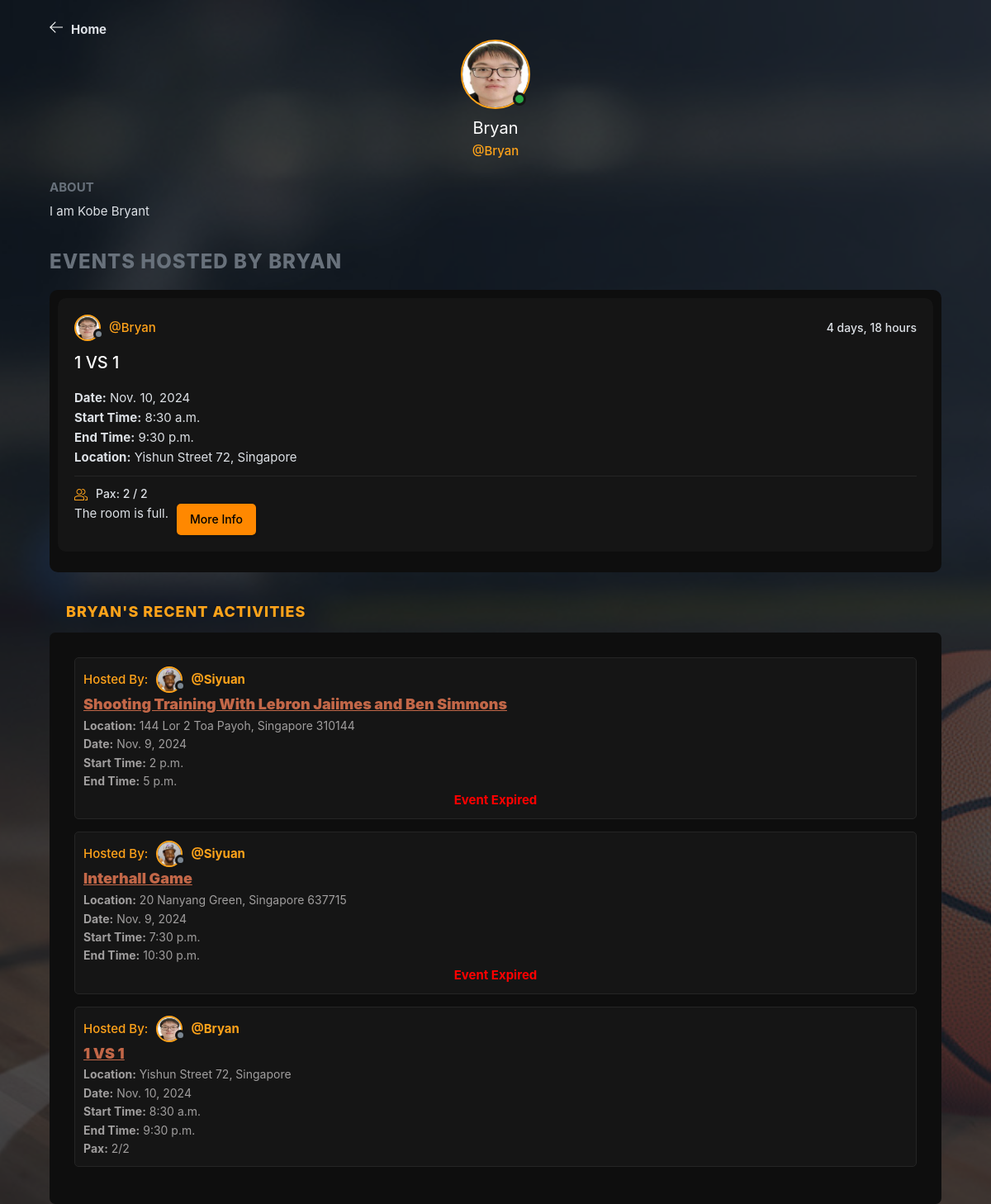
Screenshot of /profile/58 (signed in) with the database file from the repository.
### base/models.py (models this page shows, shortened)
class User(AbstractUser):
    name = models.CharField(max_length=200, null=True)
    email = models.EmailField(unique=True, null=True)
    username = models.CharField(max_length=200, unique=True, null=True)
    bio = models.TextField(null=True)
    avatar = models.ImageField(null=True, default="avatar.svg")
    telegram_id = models.CharField(max_length=200, null=True, blank=True)
    telegram_name = models.CharField(max_length=200, null=True, blank=True)
    email_notifications_enabled = models.BooleanField(default=True)
    telegram_notifications_enabled = models.BooleanField(default=False)
    USERNAME_FIELD = 'username'
    REQUIRED_FIELDS = []

class Room(models.Model):
    host = models.ForeignKey(User, on_delete=models.SET_NULL, null=True)
    topic = models.ForeignKey('Topic', on_delete=models.SET_NULL, null=True)
    location = models.CharField(max_length=255, default="Unknown location")  # New field for location
    date = models.DateField(null=True, blank=True)  # New field for date
    start_time = models.TimeField(null=True, blank=True)  # New field for start time
    end_time = models.TimeField(null=True, blank=True)  # New field for end time
    pax_required = models.PositiveIntegerField(null=True, blank=True)  # New field for pax required
    name = models.CharField(max_length=200)
    description = models.TextField(null=True, blank=True)
    participants = models.ManyToManyField(User, related_name='participants', blank=True)
    latitude = models.FloatField(null=True, blank=True)
    longitude = models.FloatField(null=True, blank=True)
    updated = models.DateTimeField(auto_now=True)
    created = models.DateTimeField(auto_now_add=True)
    reminder_sent = models.BooleanField(default=False)
    @property
    def is_upcoming(self):
        if self.date and self.end_time:
            event_datetime = datetime.combine(self.date, self.end_time)
            if timezone.is_naive(event_datetime):
                event_datetime = timezone.make_aware(event_datetime, timezone.get_current_timezone())
            return timezone.now() < event_datetime
        return False
    def user_has_joined(self, user):
        return self.participants.filter(id=user.id).exists()
    def is_full(self):
        return self.participants.count() >= self.pax_required
    class Meta:
        ordering = ['-updated', '-created']

### base/views.py (the view)
# urls.py: path('profile/<str:pk>', views.userProfile, name="user-profile"),
@login_required(login_url = 'login')
def userProfile(request, pk):
    user = User.objects.get(id=pk)
    rooms = user.room_set.all()
    room_messages = user.message_set.all()
    topics = Topic.objects.all()
    rooms_hosted_by_user = Room.objects.filter(host=user)  # Filter rooms hosted by this user
    rooms_joined = Room.objects.filter(participants=user)  # Rooms joined by the user
    activities = get_user_activities(user)
    for room in rooms_hosted_by_user:
        participants_count = room.participants.count()
        room.has_joined = room.user_has_joined(request.user)
        room.is_full = room.is_full
    context = {'user': user, 'rooms': rooms, 'topics': topics, 'rooms_hosted_by_user': rooms_hosted_by_user, 'activities': activities,}
    return render(request, 'base/profile.html', context)

### base/utils.py (called while the page is built)
def get_user_activities(user):
    rooms_joined = Room.objects.filter(participants=user)
    return list(rooms_joined)

### base/templates/base/profile.html (shortened to what this page needs)
{% extends 'main.html' %}
{% block content %}
  <main class="profile-page layout layout--3">
      <div class="roomList">
        <div class="container1">
          <div class="room__topLeft">
            <a href="{% url 'home' %}">
              <svg version="1.1" xmlns="http://www.w3.org/2000/svg" width="32" height="32" viewBox="0 0 32 32">
                <title>arrow-left</title>
                <path
                  d="M13.723 2.286l-13.723 13.714 13.719 13.714 1.616-1.611-10.96-10.96h27.625v-2.286h-27.625l10.965-10.965-1.616-1.607z"
                ></path>
              </svg>
            </a>
            <h2>Home</h2>
          </div>
          <div class="profile">
            <div class="profile__avatar">
              <div class="avatar avatar--large active">
                <img src="{{user.avatar.url}}" />
              </div>
            </div>
            <div class="profile__info">
              <h3>{{user.username}}</h3>
              <p>@{{user.username}}</p>
            </div>
            <div class="profile__about">
              <h3>About</h3>
              <p>
                {{user.bio}}
              </p>
            </div>
          </div>
        </div>
        <div class="container4">
          <div class="roomList__header">
            <h2>Events Hosted by {{ user.username }}</h2>
          </div>
          <div>
            {% include 'base/feed_component.html' with rooms=rooms_hosted_by_user %}
          </div>
          <div>
            {% include 'base/activity_component.html' %}
          </div>
        </div>
       </div>
  </main>
  {% endblock content %}

### base/templates/base/feed_component.html (shortened to what this page needs)
<div class="parentroomlistcontainer">
  {% for room in rooms %}
  <div class="roomListRoom">
      <div class="roomListRoom__header">
        {% if room.host and room.host.id %}
          <a href="{% url 'user-profile' room.host.id %}" class="roomListRoom__author">
              <div class="avatar avatar--small">
                  <img src="{{room.host.avatar.url}}" />
              </div>
              <span>@{{room.host.username}}</span>
          </a>
      {% else %}
          <span>@{{ room.host.username }}</span>
      {% endif %}
        <div class="roomListRoom__actions">
          <span>{{room.created|timesince}}</span>
        </div>
      </div>
      <div class="roomListRoom__content">
        <a href="{% url 'room' room.id %}">{{room.name}}</a>
        <p><strong>Date:</strong> {{ room.date }}</p>
        <p><strong>Start Time:</strong> {{ room.start_time }}</p>
        <p><strong>End Time:</strong> {{ room.end_time }}</p>
        <p><strong>Location:</strong> {{ room.location }}</p>
      </div>
      <div class="roomListRoom__meta">
        <a href="{% url 'room' room.id %}" class="roomListRoom__joined">
          Pax: {{ room.participants.all.count }} / {{ room.pax_required }}
        </a>
      </div>
      <div class="roomListRoom__actions">
        {% if room.is_upcoming %}
          <form method="POST" action="{% url 'mainJoinEvent' room.id %}">
            {% if room.is_full %}
                <p>The room is full.</p>
            {% elif not room.has_joined %}
                <button type="submit" class="btn btn--join">Join</button>
            {% else %}
                <p>You have already joined this event.</p>
            {% endif %}
          </form>
          <a href="{% url 'room' room.id %}" class="btn btn--info">More Info</a>
        {% endif %}
      </div>
    </div>
  {% endfor %}
  </div>

### base/templates/base/activity_component.html
<div class="activities__top">
  <span>{{user.username}}'s Recent Activities</span>
</div>
<div class="activities">
  <div class="activities__list">
    {% for room in activities %}
      {% if room.is_upcoming %}
        <div class="activities__box">
          <div class="activities__boxHeader roomListRoom__header">
            <a href="{% url 'user-profile' room.host.id %}" class="roomListRoom__author">
              Hosted By:
              <div class="avatar avatar--small">
                <img src="{{ room.host.avatar.url }}" alt="{{ room.host.username }}'s avatar" />
              </div>
                <strong>@{{ room.host.username }}</strong>
            </a>
          </div>
          <div class="activity_name">
            <a href="{% url 'room' room.id %}" class="">
              <p>{{ room.name }}</p>
            </a>
          </div>
          <div class="activities__boxContent">
            <p><strong>Location:</strong> {{ room.location }}</p>
            <p><strong>Date:</strong> {{ room.date }}</p>
            <p><strong>Start Time:</strong> {{ room.start_time }}</p>
            <p><strong>End Time:</strong> {{ room.end_time }}</p>
            <p><strong>Pax:</strong> {{ room.participants.all.count }}/{{ room.pax_required }}</p>
          </div>
        </div>
      {% elif room.host == request.user  %}
      <div class="activities__box">
        <div class="activities__boxHeader roomListRoom__header">
          <a href="{% url 'user-profile' room.host.id %}" class="roomListRoom__author">
            Hosted By:
            <div class="avatar avatar--small">
              <img src="{{ room.host.avatar.url }}" alt="{{ room.host.username }}'s avatar" />
            </div>
              <strong>@{{ room.host.username }}</strong>
          </a>
        </div>
        <div class="activity_name">
          <a href="{% url 'room' room.id %}" class="">
            <p>{{ room.name }}</p>
          </a>
        </div>
        <div class="activities__boxContent">
          <p><strong>Location:</strong> {{ room.location }}</p>
          <p><strong>Date:</strong> {{ room.date }}</p>
          <p><strong>Start Time:</strong> {{ room.start_time }}</p>
          <p><strong>End Time:</strong> {{ room.end_time }}</p>
          <h2>Event Expired</h2>
        </div>
      </div>
      {% endif %}
    {% endfor %}
  </div>
</div>

### rows the page displays
User: avatar (picture), username "Bryan", bio "I am Kobe Bryant", username "BRYAN"
Room: host.avatar (picture), host.username "Bryan", created "4 days, 18 hours", name "1 VS 1", date "Nov. 10, 2024", start_time "8:30 a.m.", end_time "9:30 p.m.", location "Yishun Street 72, Singapore", participants.all.count "2", pax_required "2", shows "The room is full.", shows "More Info"
Room: host.avatar (picture), host.username "Siyuan", name "Shooting Training With Lebron Jaiimes and Ben Simmons", location "144 Lor 2 Toa Payoh, Singapore 310144", date "Nov. 9, 2024", start_time "2 p.m.", end_time "5 p.m."
Room: host.avatar (picture), host.username "Siyuan", name "Interhall Game", location "20 Nanyang Green, Singapore 637715", date "Nov. 9, 2024", start_time "7:30 p.m.", end_time "10:30 p.m."
